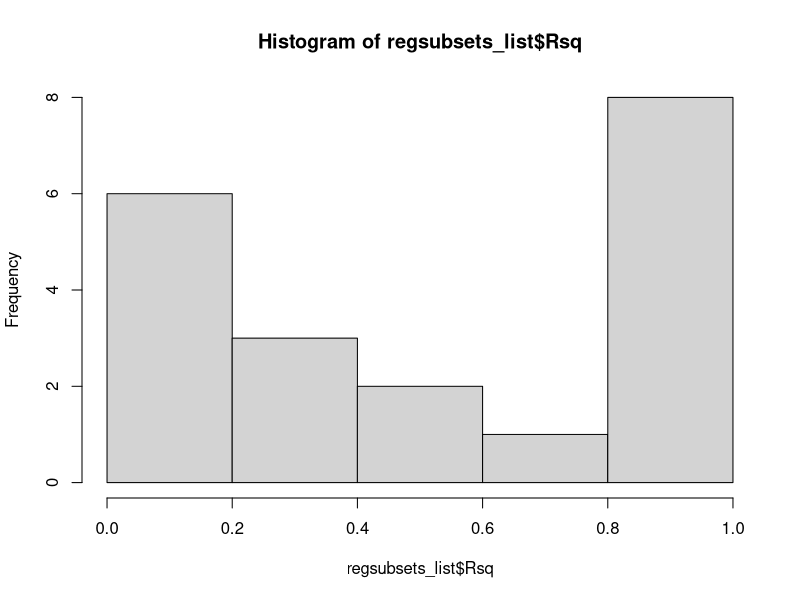

Generate this figure with R:
# set wd
setwd(dirname(rstudioapi::getSourceEditorContext()$path))
rm(list=ls())
dev.off()

library(dplyr)
library(leaps) 
library(purrr)
# print.regsub.R
# Obtain from STAT 401 Dr.Philip Dixon 
print.regsub <- function(l, sort='BIC', best=NULL) {
  # function written by PMD, 12 April 2015
  # print a table with model selection stats 
  #   based on information produced by summary.regsubsets()
  # l is an object returned by summary() of a regsubsets() result
  # sort is a character string with the variable to sort by
  #   must be one of the names in the print.regsub() output
  # best is the number of results to print, NULL prints all
  
  var <- apply(l$which, 1, function(x){
    paste(l$obj$xnames[x][-1],collapse=' ' )})
  nvar <- apply(l$which[,-1], 1, sum)
  
  aic <- l$bic - log(l$obj$nn)*nvar + 2*nvar
  
  temp <- data.frame(var=var, nvar=nvar, Rsq=l$rsq, AdjRsq=l$adjr2, 
                     Cp=l$cp, AIC = aic, BIC=l$bic)
  o <- order(temp[,sort])
  if (!is.null(best)) {
    o <- o[1:best] 
  }
  temp[o,]
}

# data input
dat <- read.csv("data/dat_311111_1M_v2.csv")
colnames(dat)

# outlier removal
dat <- dat %>% filter(X != 17)

# target columns 
CPA <- dat %>% select(CO.t, NH3.t, NOx.t, PM10.t, PM2.5.t, SO2.t, VOC.t)
GHG <- dat %>% select(Total.t.CO2e, CO2.Fossil.t.CO2e, CO2.Process.t.CO2e, CH4.t.CO2e, HFC.PFCs.t.CO2e)
TOX <- dat %>% select(Fugitive.kg, Stack.kg, Total.Air.kg, Surface.water.kg, U.ground.Water.kg, Land.kg, Offiste.kg, POTW.Metal.kg)
target_list <- tibble(target = c(colnames(CPA),colnames(GHG),colnames(TOX))); target_list

# single example
lm_y <- regsubsets(NH3.t ~ Sector + Coal.TJ + NatGase.TJ + Petrol.TJ + Bio.Waste.TJ + NonFossElec.TJ + Water.Withdrawals.Kgal, data = dat, method = "exhaustive", nbest = 5);  lm_y %>% summary()
print.regsub(lm_y %>% summary, sort='AIC', best=1)

# write a function can iterate regsubset()
# test: target_nm = "CO.t"
regsubsets_map <- function(target_nm, dat){
  # Input columns
  X <- dat %>% select(Sector, Coal.TJ, NatGase.TJ, Petrol.TJ, Bio.Waste.TJ, NonFossElec.TJ, Water.Withdrawals.Kgal)
  # targe columns
  y <- dat %>% select(target_nm)
  lm_y <- regsubsets(as.matrix(X), y[,1], method = "exhaustive", nbest = 1)
  }

regsubsets_list <- target_list %>% 
  mutate(top_model = target %>% 
           map(function(target_nm) regsubsets_map(target_nm = target_nm,
                                                  dat= dat))) %>% 
  mutate(best_model = top_model %>% 
           map(function(top_model) print.regsub(l = top_model %>% summary, 
                                            sort='AIC', 
                                            best=1))) %>% 
  tidyr::unnest(best_model) %>% 
  mutate(var = var %>% as.character()); regsubsets_list

hist(regsubsets_list$Rsq)

fit_model <- function(data, dat){
  f <- paste(data$target, data$var %>% stringr::str_replace_all(" ", " + "), sep = " ~ ")
  lm_y <- lm(f, data = dat)
  return(lm_y) 
}


lm_list <- regsubsets_list %>% select(c(target, var)) %>% 
  tibble::rowid_to_column("index") %>% 
  tidyr::nest(data = c(target, var)) %>% 
  mutate(model = data %>% map(function(data) fit_model(data = data, 
                                                              dat = dat))) %>% 
  tidyr::unnest(data) %>% 
  mutate(anv = model %>% map(anova)) %>% 
  mutate(statisics = model %>% purrr::map(.f = function(m) broom::glance(m))) %>% 
  tidyr::unnest(statisics); lm_list

regsubsets_list$var

var_list <- lm_list %>% 
  mutate(coefs = model %>% purrr::map(.f=broom::tidy)) %>% 
  select(target, coefs) %>% 
  tidyr::unnest(coefs) %>% 
  select(target, term, estimate) %>% 
  tidyr::spread(key= term, value = estimate)

signif_list <- lm_list %>% 
  mutate(coefs = model %>% purrr::map(.f=broom::tidy)) %>% 
  select(target, coefs) %>% 
  tidyr::unnest(coefs) %>% 
  select(target, term, p.value) %>% 
  tidyr::spread(key= term, value = p.value)


# result
regsubsets_list # result of model selection
lm_list # result of selected linear model
var_list # result of coef placeholder
signif_list # result of signif of coefs placeholder
